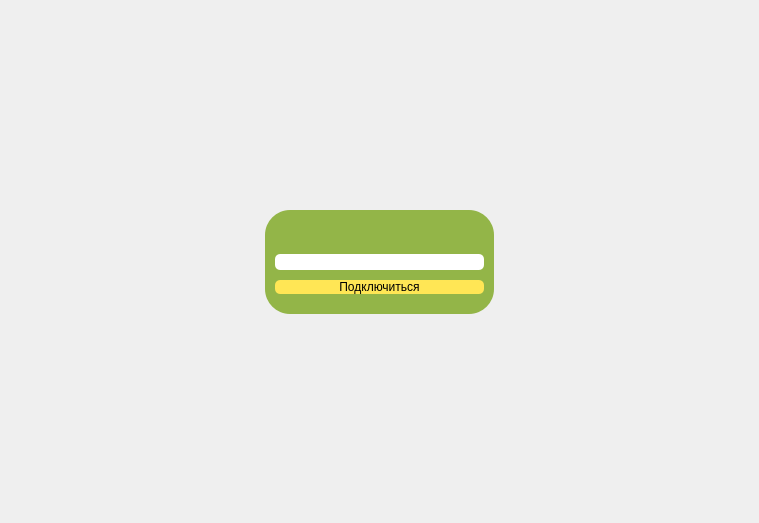
<?xml version="1.0" encoding="UTF-8"?>
<ui version="4.0">
 <class>Dialog</class>
 <widget class="QDialog" name="Dialog">
  <property name="geometry">
   <rect>
    <x>0</x>
    <y>0</y>
    <width>759</width>
    <height>523</height>
   </rect>
  </property>
  <property name="sizePolicy">
   <sizepolicy hsizetype="Expanding" vsizetype="Expanding">
    <horstretch>0</horstretch>
    <verstretch>0</verstretch>
   </sizepolicy>
  </property>
  <property name="windowTitle">
   <string>Комплекс</string>
  </property>
  <property name="styleSheet">
   <string notr="true"/>
  </property>
  <layout class="QHBoxLayout" name="horizontalLayout_3">
   <property name="spacing">
    <number>0</number>
   </property>
   <property name="leftMargin">
    <number>0</number>
   </property>
   <property name="topMargin">
    <number>0</number>
   </property>
   <property name="rightMargin">
    <number>0</number>
   </property>
   <property name="bottomMargin">
    <number>0</number>
   </property>
   <item>
    <widget class="QWidget" name="widget" native="true">
     <property name="sizePolicy">
      <sizepolicy hsizetype="Expanding" vsizetype="Expanding">
       <horstretch>0</horstretch>
       <verstretch>0</verstretch>
      </sizepolicy>
     </property>
     <property name="styleSheet">
      <string notr="true"/>
     </property>
     <layout class="QHBoxLayout" name="horizontalLayout">
      <item>
       <spacer name="horizontalSpacer_2">
        <property name="orientation">
         <enum>Qt::Horizontal</enum>
        </property>
        <property name="sizeHint" stdset="0">
         <size>
          <width>40</width>
          <height>20</height>
         </size>
        </property>
       </spacer>
      </item>
      <item>
       <widget class="QWidget" name="widget_2" native="true">
        <property name="enabled">
         <bool>true</bool>
        </property>
        <property name="sizePolicy">
         <sizepolicy hsizetype="Expanding" vsizetype="Expanding">
          <horstretch>0</horstretch>
          <verstretch>0</verstretch>
         </sizepolicy>
        </property>
        <property name="styleSheet">
         <string notr="true"/>
        </property>
        <layout class="QVBoxLayout" name="verticalLayout">
         <item>
          <spacer name="verticalSpacer">
           <property name="orientation">
            <enum>Qt::Vertical</enum>
           </property>
           <property name="sizeHint" stdset="0">
            <size>
             <width>20</width>
             <height>40</height>
            </size>
           </property>
          </spacer>
         </item>
         <item>
          <widget class="QFrame" name="frame">
           <property name="styleSheet">
            <string notr="true">background-color: rgb(147, 181, 72);
border-radius: 25px;</string>
           </property>
           <property name="frameShape">
            <enum>QFrame::StyledPanel</enum>
           </property>
           <property name="frameShadow">
            <enum>QFrame::Raised</enum>
           </property>
           <layout class="QVBoxLayout" name="verticalLayout_2">
            <property name="spacing">
             <number>10</number>
            </property>
            <property name="leftMargin">
             <number>10</number>
            </property>
            <property name="topMargin">
             <number>20</number>
            </property>
            <property name="rightMargin">
             <number>10</number>
            </property>
            <property name="bottomMargin">
             <number>20</number>
            </property>
            <item>
             <layout class="QHBoxLayout" name="horizontalLayout_2">
              <item>
               <widget class="QLabel" name="lbl_error">
                <property name="styleSheet">
                 <string notr="true">color: rgb(255, 0, 0);
font: 75 14pt &quot;MS Shell Dlg 2&quot;;</string>
                </property>
                <property name="text">
                 <string/>
                </property>
                <property name="alignment">
                 <set>Qt::AlignLeading|Qt::AlignLeft|Qt::AlignVCenter</set>
                </property>
               </widget>
              </item>
             </layout>
            </item>
            <item>
             <widget class="QLineEdit" name="lbl_student_name">
              <property name="styleSheet">
               <string notr="true">background-color: rgb(255, 255, 255);
border-radius: 5px;
font: 20pt &quot;MS Shell Dlg 2&quot;;
</string>
              </property>
             </widget>
            </item>
            <item>
             <widget class="QPushButton" name="btn_start_test">
              <property name="styleSheet">
               <string notr="true">background-color: rgb(255, 230, 85);
border-radius: 5px;
font: 20pt &quot;MS Shell Dlg 2&quot;;
</string>
              </property>
              <property name="text">
               <string>Подключиться</string>
              </property>
             </widget>
            </item>
           </layout>
          </widget>
         </item>
         <item>
          <spacer name="verticalSpacer_2">
           <property name="orientation">
            <enum>Qt::Vertical</enum>
           </property>
           <property name="sizeHint" stdset="0">
            <size>
             <width>20</width>
             <height>40</height>
            </size>
           </property>
          </spacer>
         </item>
        </layout>
       </widget>
      </item>
      <item>
       <spacer name="horizontalSpacer">
        <property name="orientation">
         <enum>Qt::Horizontal</enum>
        </property>
        <property name="sizeHint" stdset="0">
         <size>
          <width>40</width>
          <height>20</height>
         </size>
        </property>
       </spacer>
      </item>
     </layout>
    </widget>
   </item>
  </layout>
 </widget>
 <resources/>
 <connections/>
</ui>
